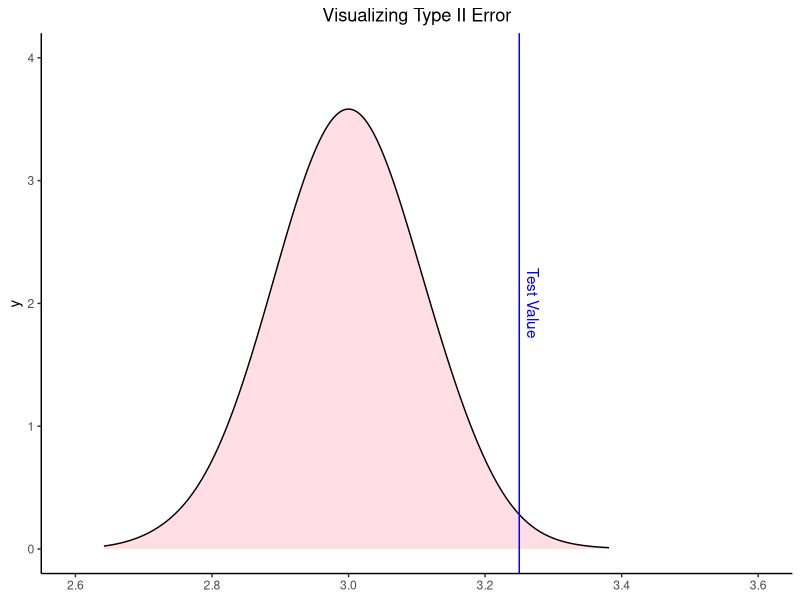
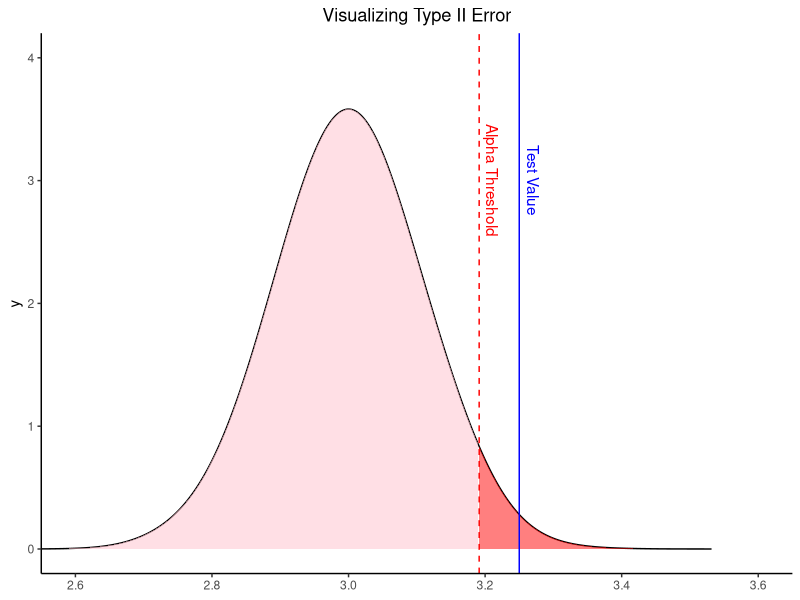
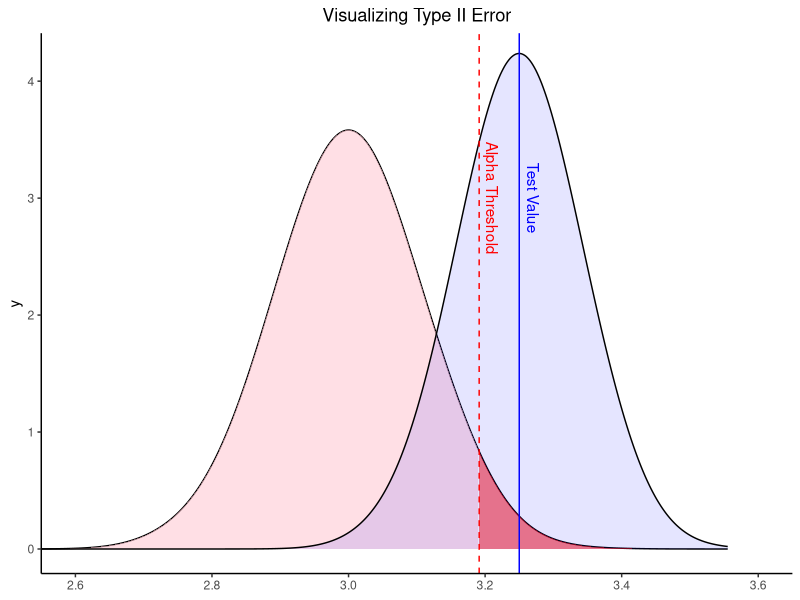
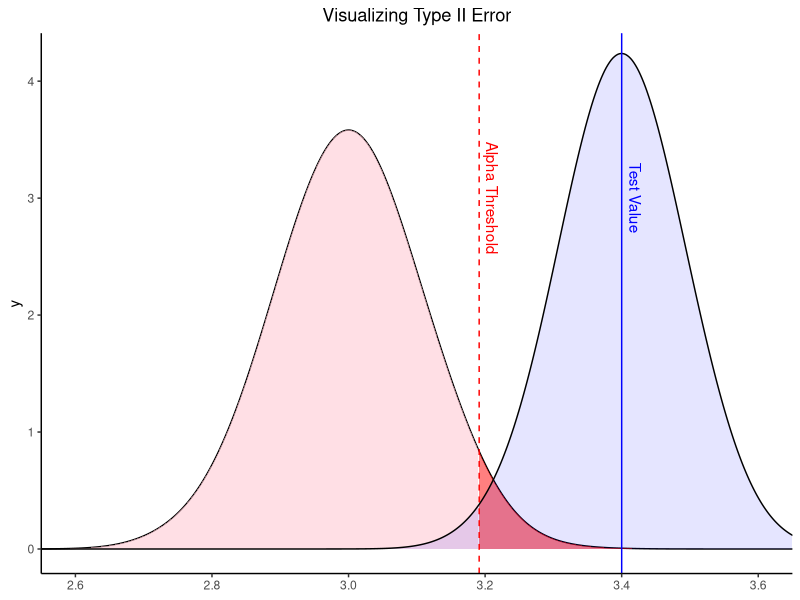
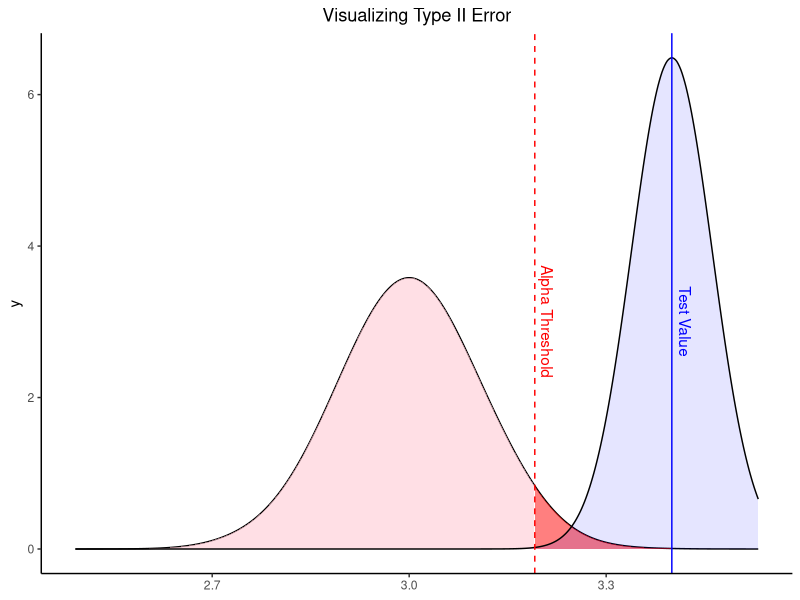

The R source for these figures, in order:
## ---- chunk 1
knitr::opts_chunk$set(echo = TRUE)
## ---- chunk 2
library(tidyverse)
## ---- chunk 3
set.seed(85309)
#Simulating a null distribution

#This function randomly samples N values from a normal distribution
#and finds the mean of that sample. 
#We used something similar in the prior tutorial
getNormalMean <- function(n, mean, sd){
  rnorm(n, mean, sd) %>% 
    mean()
}

#this code makes our mean sampling distribution
#by getting the mean of a bunch of random samples
simData <- data.frame(nullDist = replicate(5000, 
                              getNormalMean(n =100, mean = 3, sd = 1)))

valueToTest <- 3.25
## ---- chunk 4
ggplot(simData) +
  geom_density(aes(x = nullDist), fill = 'pink', 
               alpha = .5, bw = .05) +
  geom_vline(aes(xintercept = valueToTest), color = 'blue') +
  annotate("text", x=3.27, y=2, label="Test Value", 
           angle= 270, color = 'blue') +
  theme_classic() +
  labs(title = "Visualizing Type II Error",
       x = NULL)+
  #this line just centers the title
  theme(plot.title = element_text(hjust = 0.5)) +
  coord_cartesian(xlim = c(2.6, 3.6), ylim = c(0, 4))
## ---- chunk 5
quant97.5 <- quantile(simData$nullDist, .975)

#this code is just for plotting - you can ignore
dens <- density(simData$nullDist, bw = .05)
df <- data.frame(x=dens$x, y=dens$y)
df$quant <- factor(findInterval(df$x, quant97.5))
##

ggplot(simData) +
  geom_density(aes(x = nullDist), bw = .05, show.legend = FALSE) +
  geom_ribbon(data = df, aes(x, ymin=0, ymax=y, fill=quant), 
              alpha = .5) +
  scale_fill_manual(values= c('pink', 'red'), guide="none") +
  geom_vline(aes(xintercept = valueToTest), color = 'blue') +
  annotate("text", x=3.27, y=3, label="Test Value", 
           angle= 270, color = 'blue') +
  theme_classic() +
  labs(title = "Visualizing Type II Error",
       x = NULL)+
  theme(plot.title = element_text(hjust = 0.5)) +
  coord_cartesian(xlim = c(2.6, 3.6), ylim = c(0, 4))+
  geom_vline(aes(xintercept = quant97.5), 
             color = 'red', linetype = 'dashed') +
  annotate("text", x=3.21, y=3, label="Alpha Threshold", 
           angle= 270, color = 'red')

## ---- chunk 6
set.seed(85309)

#simulated alternative distribution data
#centered around our blue line above
simData$altDist = replicate(5000, 
                        getNormalMean(n =100, mean = valueToTest, sd = .8))

ggplot(simData) +
  geom_density(aes(x = nullDist), bw = .05, show.legend = FALSE) +
  geom_ribbon(data = df, aes(x, ymin=0, ymax=y, fill=quant), alpha = .5) +
  scale_fill_manual(values= c('pink', 'red'), guide="none") +
  geom_density(aes(x = altDist, linetype = "Density"), fill = 'blue', 
                 alpha = .1, bw = .05, show.legend = FALSE) +
  geom_vline(aes(xintercept = valueToTest), color = 'blue') +
  annotate("text", x=3.27, y=3, label="Test Value", 
           angle= 270, color = 'blue') +
  theme_classic() +
  labs(title = "Visualizing Type II Error",
       x = NULL)+
  theme(plot.title = element_text(hjust = 0.5)) +
  coord_cartesian(xlim = c(2.6, 3.6), ylim = c(0, 4.2))+
  geom_vline(aes(xintercept = quant97.5), 
             color = 'red', linetype = 'dashed') +
  annotate("text", x=3.21, y=3, label="Alpha Threshold", 
           angle= 270, color = 'red')
## ---- chunk 7
valueToTest <- 3.4
## ---- chunk 8
set.seed(85309)

#simulated alternative distribution data
#centered around our blue line above
simData$altDist = replicate(5000, 
                        getNormalMean(n =100, mean = valueToTest, sd = .8))

ggplot(simData) +
  geom_density(aes(x = nullDist), bw = .05, show.legend = FALSE) +
  geom_ribbon(data = df, aes(x, ymin=0, ymax=y, fill=quant), alpha = .5) +
  scale_fill_manual(values= c('pink', 'red'), guide="none") +
  geom_density(aes(x = altDist, linetype = "Density"), fill = 'blue', 
                 alpha = .1, bw = .05, show.legend = FALSE) +
  geom_vline(aes(xintercept = valueToTest), color = 'blue') +
  annotate("text", x=3.42, y=3, label="Test Value", angle= 270, color = 'blue') +
  theme_classic() +
  labs(title = "Visualizing Type II Error",
       x = NULL)+
  theme(plot.title = element_text(hjust = 0.5)) +
  coord_cartesian(xlim = c(2.6, 3.6), ylim = c(0, 4.2))+
  geom_vline(aes(xintercept = quant97.5), color = 'red', linetype = 'dashed') +
  annotate("text", x=3.21, y=3, label="Alpha Threshold", angle= 270, color = 'red')
## ---- chunk 9
set.seed(85309)

#simulated alternative distribution data
#centered around our blue line above
simData$altDist = replicate(5000, 
                        getNormalMean(n =500, mean = valueToTest, sd = .8))

ggplot(simData) +
  geom_density(aes(x = nullDist), bw = .05, show.legend = FALSE) +
  geom_ribbon(data = df, aes(x, ymin=0, ymax=y, fill=quant), alpha = .5) +
  scale_fill_manual(values= c('pink', 'red'), guide="none") +
  geom_density(aes(x = altDist, linetype = "Density"), fill = 'blue', 
                 alpha = .1, bw = .05, show.legend = FALSE) +
  geom_vline(aes(xintercept = valueToTest), color = 'blue') +
  annotate("text", x=3.42, y=3, label="Test Value", angle= 270, color = 'blue') +
  theme_classic() +
  labs(title = "Visualizing Type II Error",
       x = NULL)+
  theme(plot.title = element_text(hjust = 0.5)) +
  geom_vline(aes(xintercept = quant97.5), color = 'red', linetype = 'dashed') +
  annotate("text", x=3.21, y=3, label="Alpha Threshold", angle= 270, color = 'red')
## ---- chunk 10
z_alpha_0.025 <- qnorm(0.025) %>% round(2)
z_alpha_0.025
## ---- chunk 11
mean = 4
n = 40
sigma = 3

CIupper = mean + z_alpha_0.025 * (sigma/(sqrt(n)))
CIlower = mean - z_alpha_0.025 * (sigma/(sqrt(n)))

CIupper
CIlower
## ---- chunk 12
t_alpha_0.025 <- qt(.025, df = 30) %>% round(2)
t_alpha_0.025

t_alpha_0.025 <- qt(.025, df = 40) %>% round(2)
t_alpha_0.025
## ---- chunk 13
mean = 4
n = 40
sigma_hat = 3 #this is now an estimate
tval <- round(qt(.025, df = n-1), 2)

CIupper = mean + tval * (sigma_hat/(sqrt(n)))
CIlower = mean - tval * (sigma_hat/(sqrt(n)))

CIupper
CIlower
